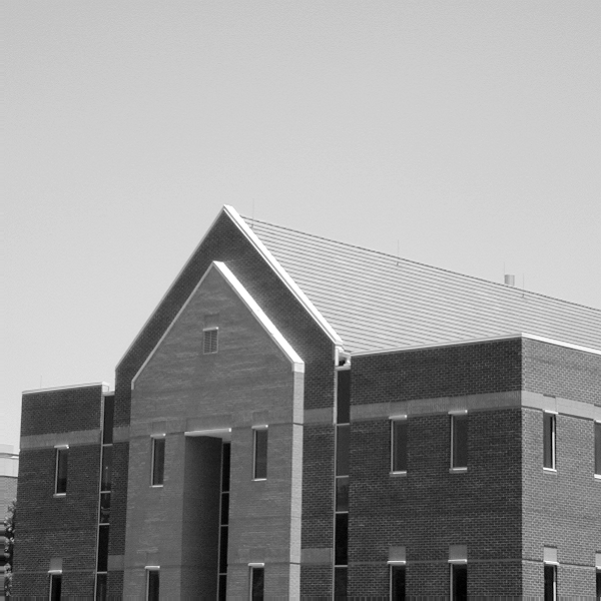
%> input picture DIPUM2E_International_Original_Book_Images/DIPUM2E_International_Original_Book_Images/DIPUM2E_International_Ed_CH10_Images/Fig1006(a).tif, 601 x 601 px
$ octave e7_3.m   (GNU Octave 9; MATLAB toolbox functions it lacks are replaced by stand-ins)
%> lines starting %> are read from the running program, lines starting %| are printed output that depends on the picture; in (x1, y1, x2, y2) boxes, pixels count from 0 and x2, y2 are one past the last pixel; in counts of white or black regions, pixels touching at a corner belong together; the program's own positions count from 1
clc,clear,close all;
f = imread('Fig1006(a).tif');
%> f is the input picture: size 601x601 uint8; min 0, max 255, mean 152.8
[gv, t] = edge(f, 'sobel', 'vertical');
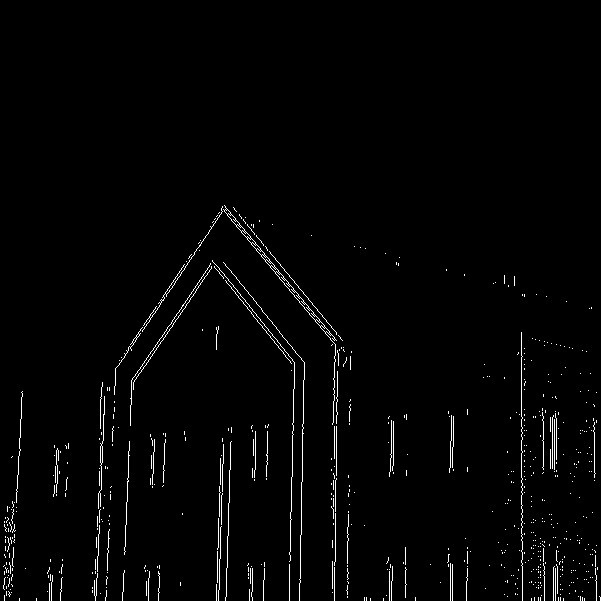
%> gv: size 601x601 logical; 1.8% white in thin lines or dots, all inside (x1, y1, x2, y2) = (3, 205, 601, 601)
%> t = 0.0516
figure
subplot(321),imshow(f)
subplot(322),imshow(gv)
t
%> t = 0.0516
gv =edge(f, 'sobel', 0.15, 'vertical');
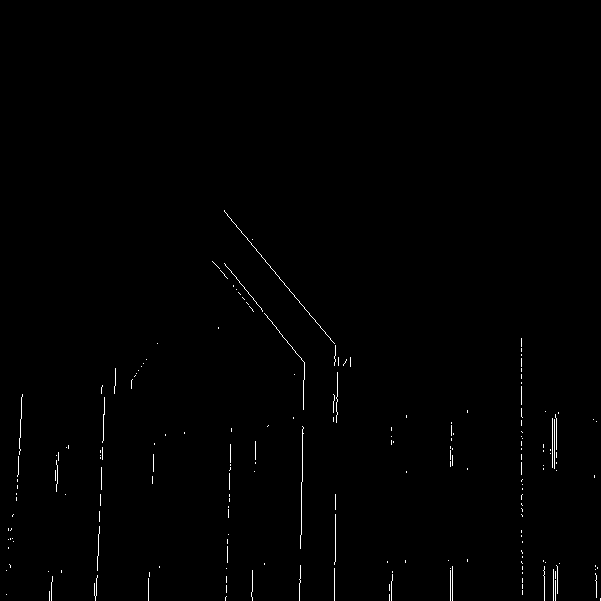
%> gv: size 601x601 logical; 0.57% white in thin lines or dots, all inside (x1, y1, x2, y2) = (6, 210, 601, 601)
subplot(323),imshow(gv)
gboth = edge(f, 'sobel', 0.15);
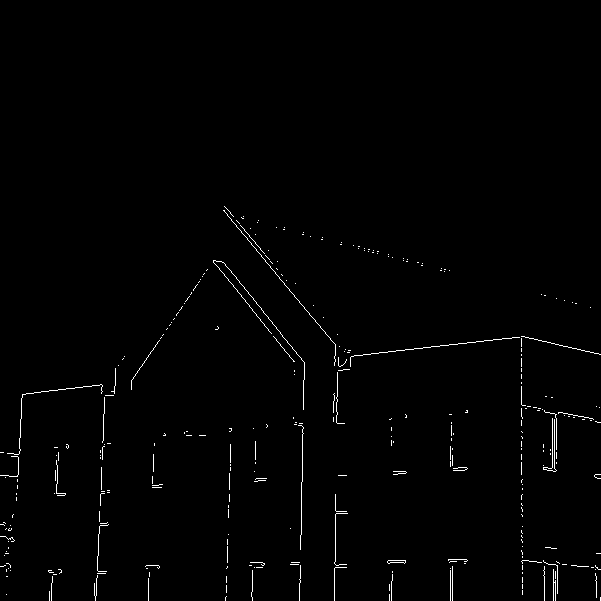
%> gboth: size 601x601 logical; 0.97% white in thin lines or dots, all inside (x1, y1, x2, y2) = (0, 206, 601, 601)
subplot(324),imshow(gboth)
wneg45 = [-2 -1 0; -1 0 1; 0 1 2]
%> (the run ends here)

$ run again, with DIPUM2E_International_Original_Book_Images/DIPUM2E_International_Original_Book_Images/DIPUM2E_International_Ed_CH10_Images/Fig1004(a).tif copied over DIPUM2E_International_Original_Book_Images/DIPUM2E_International_Original_Book_Images/DIPUM2E_International_Ed_CH10_Images/Fig1006(a).tif
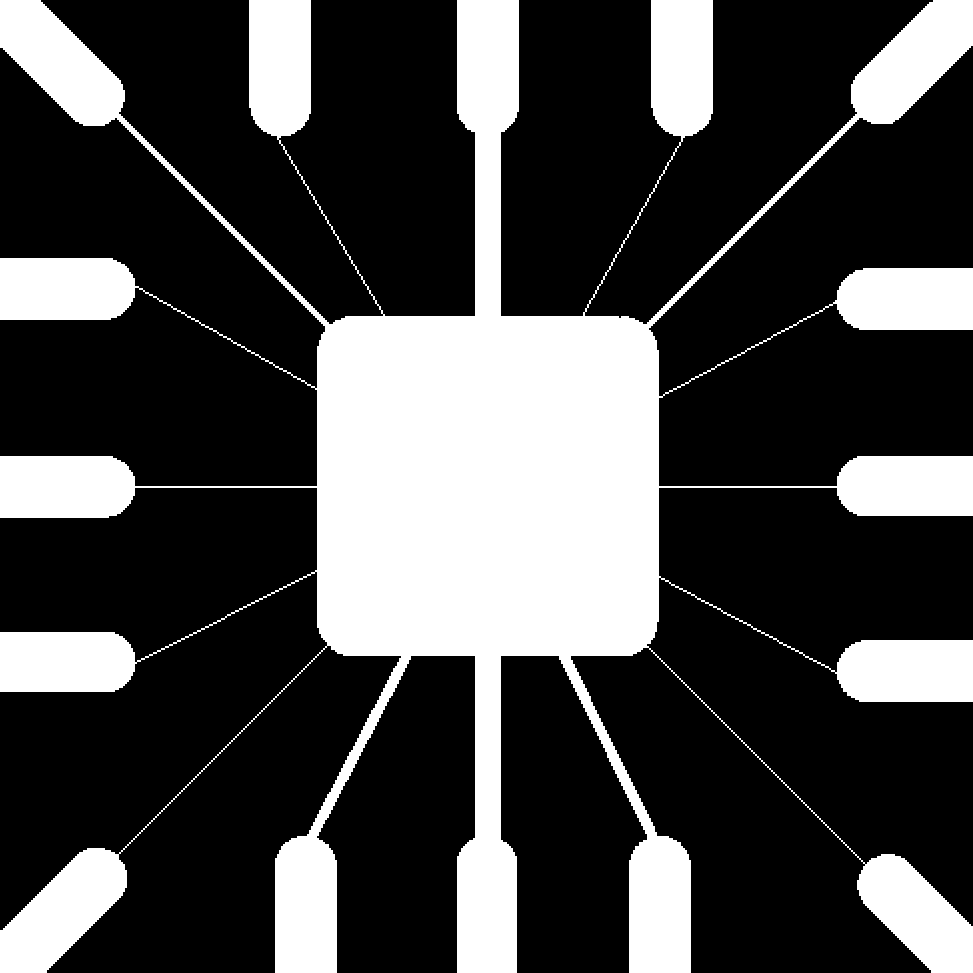
%> input picture DIPUM2E_International_Original_Book_Images/DIPUM2E_International_Original_Book_Images/DIPUM2E_International_Ed_CH10_Images/Fig1004(a).tif, 973 x 973 px
%> f is the input picture: size 973x973 uint8; 28.1% white; 1 white region, box (x1, y1, x2, y2) and area: (0, 0, 973, 973) 265583
%> `[gv, t] = edge(f, 'sobel', 'vertical');`:
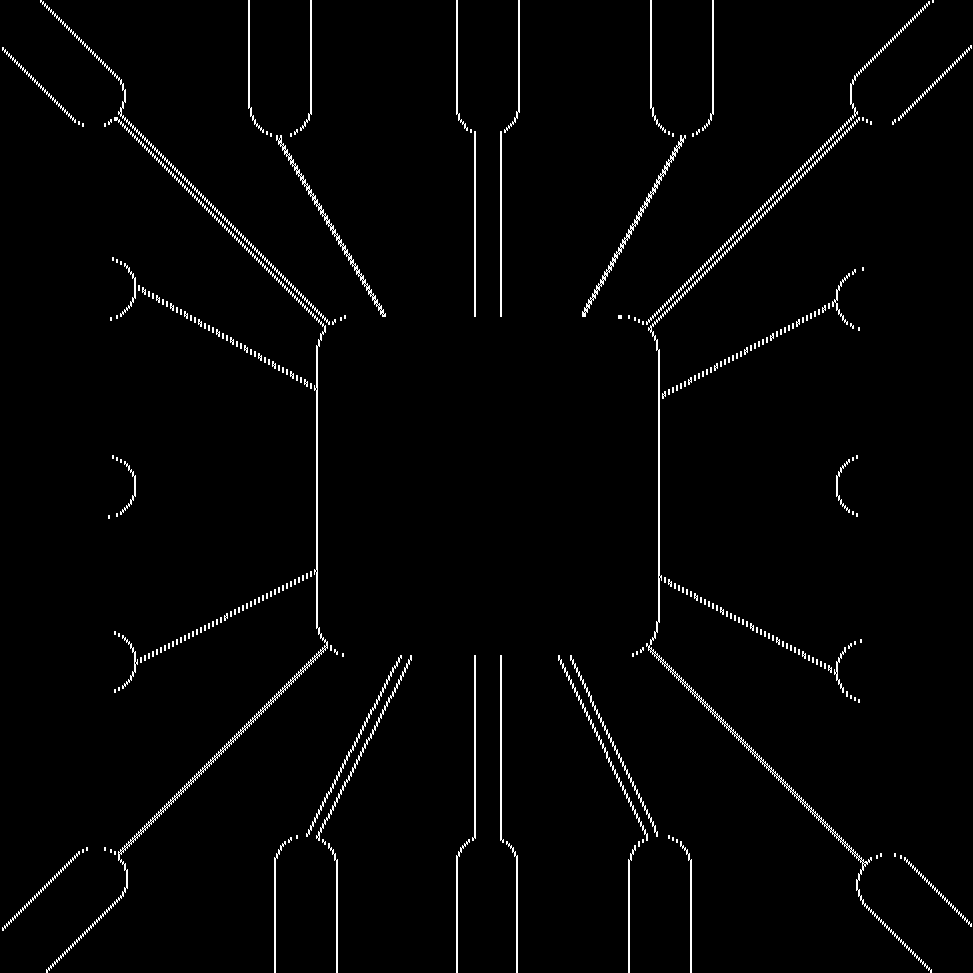
%> gv: size 973x973 logical; 2.1% white in thin lines or dots
%> `[gv, t] = edge(f, 'sobel', 'vertical');`: t = 0.113
%> `gboth = edge(f, 'sobel', 0.15);`:
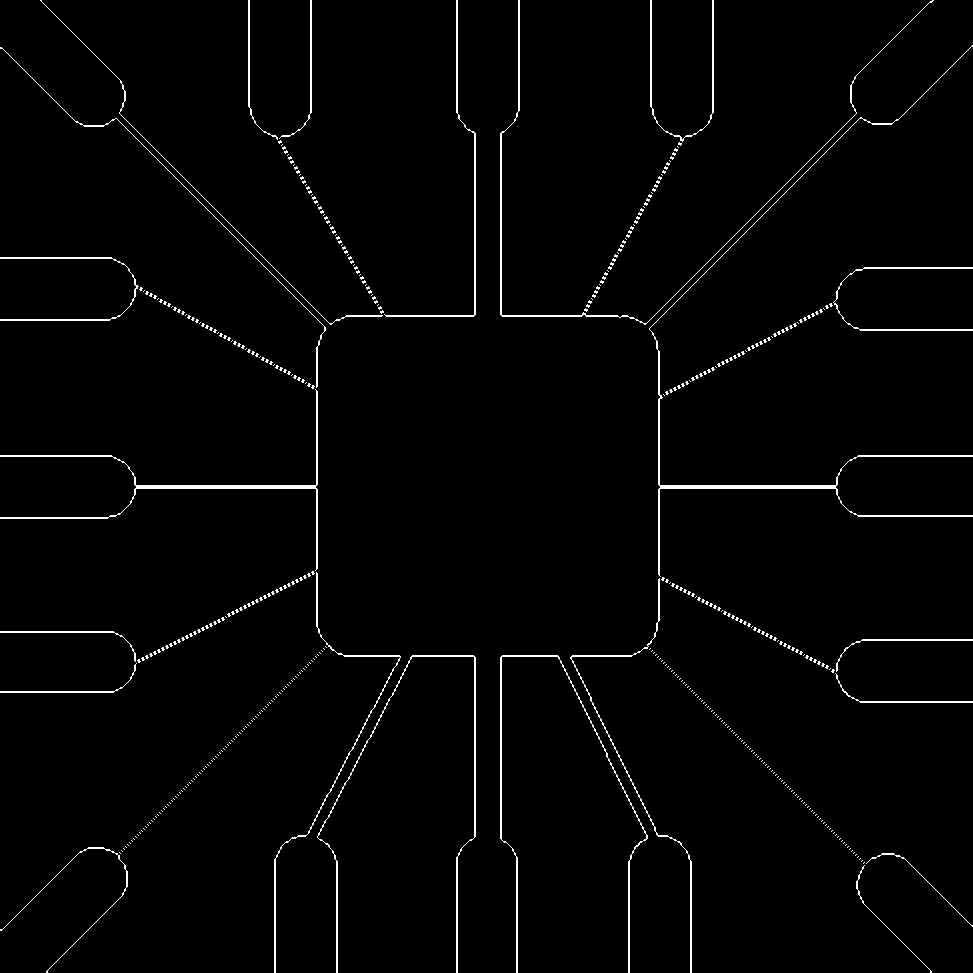
%> gboth: size 973x973 logical; 1.9% white in thin lines or dots

$ run again, with DIPUM2E_International_Original_Book_Images/DIPUM2E_International_Original_Book_Images/DIPUM2E_International_Ed_CH10_Images/Fig1013(a).tif copied over DIPUM2E_International_Original_Book_Images/DIPUM2E_International_Original_Book_Images/DIPUM2E_International_Ed_CH10_Images/Fig1006(a).tif
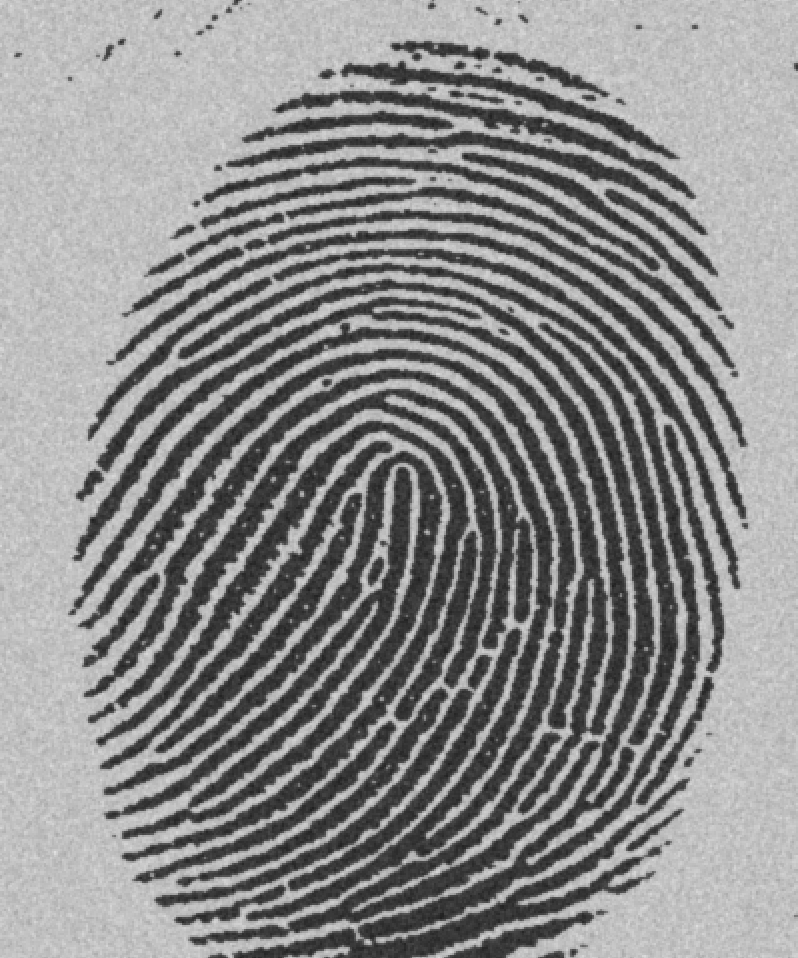
%> input picture DIPUM2E_International_Original_Book_Images/DIPUM2E_International_Original_Book_Images/DIPUM2E_International_Ed_CH10_Images/Fig1013(a).tif, 798 x 958 px
%> f is the input picture: size 958x798 uint8; min 29, max 224, mean 140
%> `[gv, t] = edge(f, 'sobel', 'vertical');`:
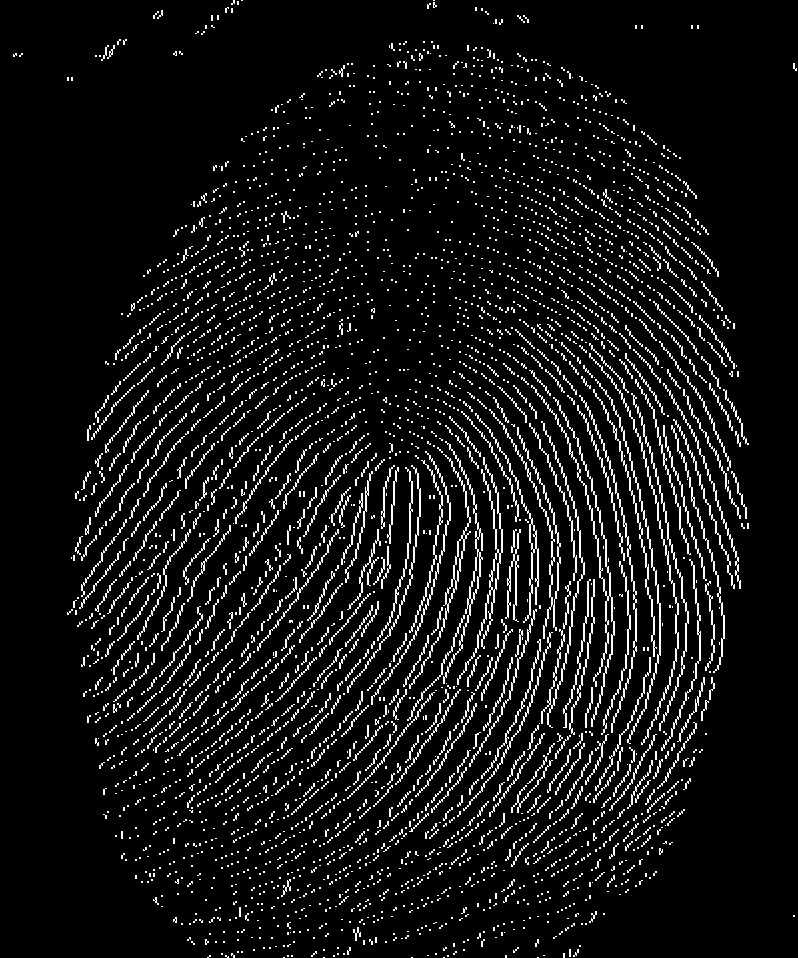
%> gv: size 958x798 logical; 7.5% white in thin lines or dots
%> `[gv, t] = edge(f, 'sobel', 'vertical');`: t = 0.088
%> `gboth = edge(f, 'sobel', 0.15);`:
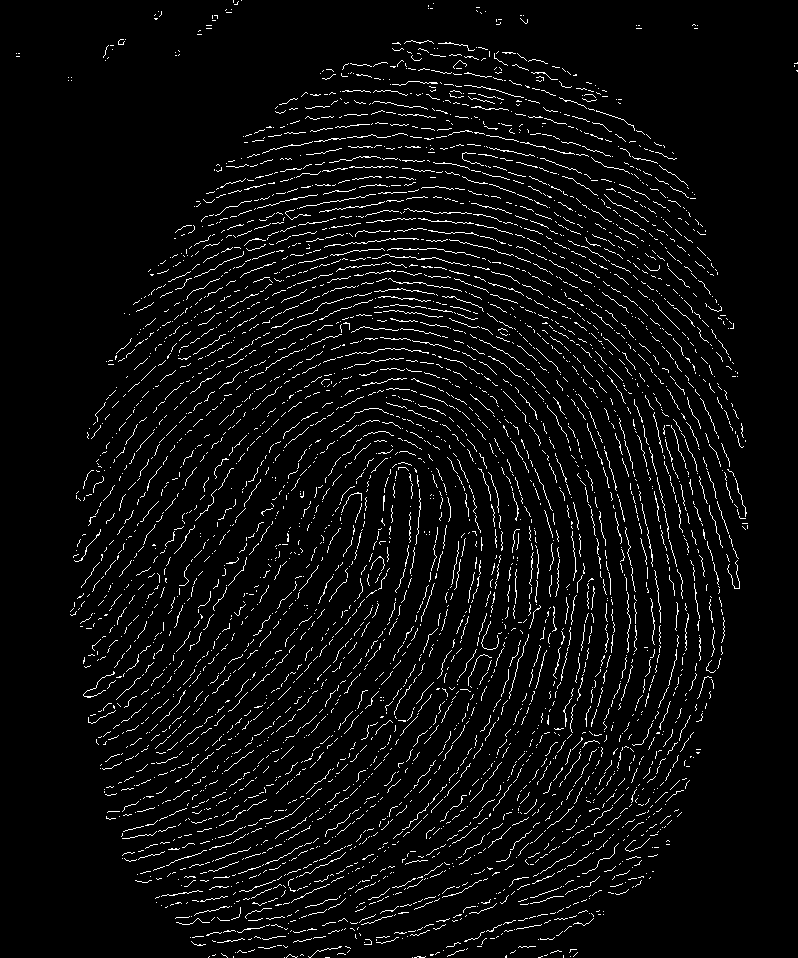
%> gboth: size 958x798 logical; 4.6% white in thin lines or dots
